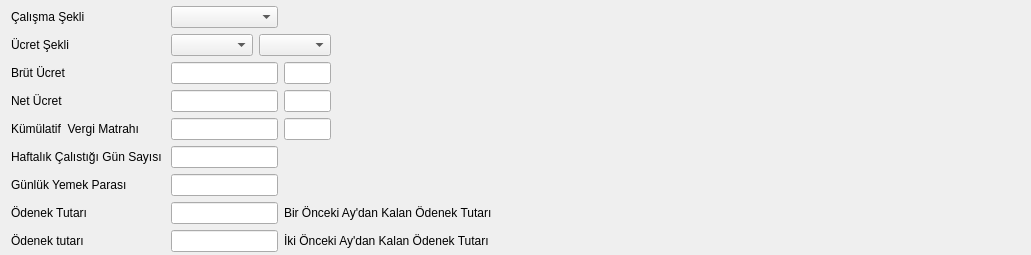
     <widget class="QWidget" name="tab_2">
      <attribute name="title">
       <string>Ücret Bilgileri</string>
      </attribute>
      <layout class="QGridLayout" name="gridLayout_8" rowstretch="1,1,1,1,1,1,1,1,1" columnstretch="1,8,3,10,40">
       <property name="topMargin">
        <number>6</number>
       </property>
       <property name="rightMargin">
        <number>3</number>
       </property>
       <property name="bottomMargin">
        <number>3</number>
       </property>
       <item row="0" column="0">
        <widget class="QLabel" name="label_11">
         <property name="sizePolicy">
          <sizepolicy hsizetype="Fixed" vsizetype="Fixed">
           <horstretch>0</horstretch>
           <verstretch>0</verstretch>
          </sizepolicy>
         </property>
         <property name="text">
          <string>Çalışma Şekli</string>
         </property>
        </widget>
       </item>
       <item row="0" column="1">
        <widget class="QComboBox" name="comboBox_calisma_sekli"/>
       </item>
       <item row="0" column="3">
        <spacer name="horizontalSpacer_9">
         <property name="orientation">
          <enum>Qt::Horizontal</enum>
         </property>
         <property name="sizeHint" stdset="0">
          <size>
           <width>189</width>
           <height>20</height>
          </size>
         </property>
        </spacer>
       </item>
       <item row="0" column="4">
        <spacer name="horizontalSpacer_16">
         <property name="orientation">
          <enum>Qt::Horizontal</enum>
         </property>
         <property name="sizeHint" stdset="0">
          <size>
           <width>440</width>
           <height>20</height>
          </size>
         </property>
        </spacer>
       </item>
       <item row="1" column="0">
        <widget class="QLabel" name="label">
         <property name="sizePolicy">
          <sizepolicy hsizetype="Fixed" vsizetype="Fixed">
           <horstretch>0</horstretch>
           <verstretch>0</verstretch>
          </sizepolicy>
         </property>
         <property name="text">
          <string>Ücret Şekli</string>
         </property>
        </widget>
       </item>
       <item row="1" column="1" colspan="2">
        <layout class="QGridLayout" name="gridLayout_10" columnstretch="6,2">
         <item row="0" column="0">
          <widget class="QComboBox" name="combo_box_ucret_sekli">
           <property name="sizePolicy">
            <sizepolicy hsizetype="Expanding" vsizetype="Fixed">
             <horstretch>0</horstretch>
             <verstretch>0</verstretch>
            </sizepolicy>
           </property>
           <property name="maximumSize">
            <size>
             <width>16777215</width>
             <height>16777215</height>
            </size>
           </property>
           <property name="cursor">
            <cursorShape>ArrowCursor</cursorShape>
           </property>
          </widget>
         </item>
         <item row="0" column="1">
          <widget class="QComboBox" name="combo_box_doviz"/>
         </item>
        </layout>
       </item>
       <item row="2" column="0">
        <widget class="QLabel" name="label_aylik_brut_ucret">
         <property name="sizePolicy">
          <sizepolicy hsizetype="Fixed" vsizetype="Fixed">
           <horstretch>0</horstretch>
           <verstretch>0</verstretch>
          </sizepolicy>
         </property>
         <property name="text">
          <string>Brüt Ücret</string>
         </property>
        </widget>
       </item>
       <item row="2" column="1">
        <widget class="QCommaEdit" name="comma_edit_brut_ucret">
         <property name="sizePolicy">
          <sizepolicy hsizetype="Expanding" vsizetype="Fixed">
           <horstretch>0</horstretch>
           <verstretch>0</verstretch>
          </sizepolicy>
         </property>
         <property name="toolTip">
          <string>Seçilen ücret şekline bağlı olarak yalnızca net yada brüt ücret alanı doldurulmalıdır.</string>
         </property>
         <property name="whatsThis">
          <string>Sayilari formatina(Or:1,000,234.50) donusturur. </string>
         </property>
         <property name="QCommaEdit" stdset="0">
          <rect>
           <x>0</x>
           <y>0</y>
           <width>100</width>
           <height>100</height>
          </rect>
         </property>
        </widget>
       </item>
       <item row="2" column="2">
        <widget class="QLineEdit" name="lineEdit_para_birimi">
         <property name="focusPolicy">
          <enum>Qt::NoFocus</enum>
         </property>
        </widget>
       </item>
       <item row="3" column="0">
        <widget class="QLabel" name="label_7">
         <property name="sizePolicy">
          <sizepolicy hsizetype="Fixed" vsizetype="Fixed">
           <horstretch>0</horstretch>
           <verstretch>0</verstretch>
          </sizepolicy>
         </property>
         <property name="text">
          <string>Net Ücret</string>
         </property>
        </widget>
       </item>
       <item row="3" column="1">
        <widget class="QCommaEdit" name="comma_edit_net_ucret">
         <property name="sizePolicy">
          <sizepolicy hsizetype="Expanding" vsizetype="Fixed">
           <horstretch>0</horstretch>
           <verstretch>0</verstretch>
          </sizepolicy>
         </property>
         <property name="whatsThis">
          <string>Sayilari formatina(Or:1,000,234.50) donusturur. </string>
         </property>
         <property name="QCommaEdit" stdset="0">
          <rect>
           <x>0</x>
           <y>0</y>
           <width>100</width>
           <height>100</height>
          </rect>
         </property>
        </widget>
       </item>
       <item row="3" column="2">
        <widget class="QLineEdit" name="lineEdit_para_birimi_1">
         <property name="focusPolicy">
          <enum>Qt::NoFocus</enum>
         </property>
        </widget>
       </item>
       <item row="4" column="0">
        <widget class="QLabel" name="label_kumulatif">
         <property name="sizePolicy">
          <sizepolicy hsizetype="Fixed" vsizetype="Fixed">
           <horstretch>0</horstretch>
           <verstretch>0</verstretch>
          </sizepolicy>
         </property>
         <property name="text">
          <string>Kümülatif  Vergi Matrahı</string>
         </property>
        </widget>
       </item>
       <item row="4" column="1">
        <widget class="QCommaEdit" name="comma_edit_kum_vergi_matrahi">
         <property name="sizePolicy">
          <sizepolicy hsizetype="Expanding" vsizetype="Fixed">
           <horstretch>0</horstretch>
           <verstretch>0</verstretch>
          </sizepolicy>
         </property>
         <property name="whatsThis">
          <string>Sayilari formatina(Or:1,000,234.50) donusturur. </string>
         </property>
         <property name="QCommaEdit" stdset="0">
          <rect>
           <x>0</x>
           <y>0</y>
           <width>100</width>
           <height>100</height>
          </rect>
         </property>
        </widget>
       </item>
       <item row="4" column="2">
        <widget class="QLineEdit" name="lineEdit_para_birimi_2">
         <property name="focusPolicy">
          <enum>Qt::NoFocus</enum>
         </property>
        </widget>
       </item>
       <item row="5" column="0">
        <widget class="QLabel" name="label_24">
         <property name="sizePolicy">
          <sizepolicy hsizetype="Fixed" vsizetype="Fixed">
           <horstretch>0</horstretch>
           <verstretch>0</verstretch>
          </sizepolicy>
         </property>
         <property name="text">
          <string>Haftalık Çalıstığı Gün Sayısı </string>
         </property>
        </widget>
       </item>
       <item row="5" column="1">
        <widget class="QCommaEdit" name="commaEdit_haftalik_calisilan_gun_sayisi">
         <property name="whatsThis">
          <string>Sayilari formatina(Or:1,000,234.50) donusturur. </string>
         </property>
         <property name="QCommaEdit" stdset="0">
          <rect>
           <x>0</x>
           <y>0</y>
           <width>100</width>
           <height>100</height>
          </rect>
         </property>
        </widget>
       </item>
       <item row="6" column="0">
        <widget class="QLabel" name="label_25">
         <property name="sizePolicy">
          <sizepolicy hsizetype="Fixed" vsizetype="Fixed">
           <horstretch>0</horstretch>
           <verstretch>0</verstretch>
          </sizepolicy>
         </property>
         <property name="text">
          <string>Günlük Yemek Parası</string>
         </property>
        </widget>
       </item>
       <item row="6" column="1">
        <widget class="QCommaEdit" name="commaEdit_gunluk_yemek_parasi_tutari">
         <property name="whatsThis">
          <string>Sayilari formatina(Or:1,000,234.50) donusturur. </string>
         </property>
         <property name="QCommaEdit" stdset="0">
          <rect>
           <x>0</x>
           <y>0</y>
           <width>100</width>
           <height>100</height>
          </rect>
         </property>
        </widget>
       </item>
       <item row="7" column="0">
        <widget class="QLabel" name="label_30">
         <property name="sizePolicy">
          <sizepolicy hsizetype="Fixed" vsizetype="Fixed">
           <horstretch>0</horstretch>
           <verstretch>0</verstretch>
          </sizepolicy>
         </property>
         <property name="text">
          <string>Ödenek Tutarı</string>
         </property>
        </widget>
       </item>
       <item row="7" column="1">
        <widget class="QCommaEdit" name="commaEdit_bir_ay_once_kalan_odenek">
         <property name="enabled">
          <bool>true</bool>
         </property>
         <property name="focusPolicy">
          <enum>Qt::StrongFocus</enum>
         </property>
         <property name="whatsThis">
          <string>Sayilari formatina(Or:1,000,234.50) donusturur. </string>
         </property>
         <property name="readOnly">
          <bool>false</bool>
         </property>
         <property name="QCommaEdit" stdset="0">
          <rect>
           <x>0</x>
           <y>0</y>
           <width>100</width>
           <height>100</height>
          </rect>
         </property>
        </widget>
       </item>
       <item row="8" column="0">
        <widget class="QLabel" name="label_31">
         <property name="sizePolicy">
          <sizepolicy hsizetype="Fixed" vsizetype="Fixed">
           <horstretch>0</horstretch>
           <verstretch>0</verstretch>
          </sizepolicy>
         </property>
         <property name="text">
          <string>Ödenek tutarı</string>
         </property>
        </widget>
       </item>
       <item row="8" column="1">
        <widget class="QCommaEdit" name="commaEdit_iki_ay_once_kalan_odenek">
         <property name="enabled">
          <bool>true</bool>
         </property>
         <property name="focusPolicy">
          <enum>Qt::StrongFocus</enum>
         </property>
         <property name="whatsThis">
          <string>Sayilari formatina(Or:1,000,234.50) donusturur. </string>
         </property>
         <property name="readOnly">
          <bool>false</bool>
         </property>
         <property name="QCommaEdit" stdset="0">
          <rect>
           <x>0</x>
           <y>0</y>
           <width>100</width>
           <height>100</height>
          </rect>
         </property>
        </widget>
       </item>
       <item row="7" column="2" colspan="2">
        <widget class="QLabel" name="label_26">
         <property name="sizePolicy">
          <sizepolicy hsizetype="Fixed" vsizetype="Fixed">
           <horstretch>0</horstretch>
           <verstretch>0</verstretch>
          </sizepolicy>
         </property>
         <property name="text">
          <string>Bir Önceki Ay'dan Kalan Ödenek Tutarı</string>
         </property>
        </widget>
       </item>
       <item row="8" column="2" colspan="2">
        <widget class="QLabel" name="label_27">
         <property name="sizePolicy">
          <sizepolicy hsizetype="Fixed" vsizetype="Fixed">
           <horstretch>0</horstretch>
           <verstretch>0</verstretch>
          </sizepolicy>
         </property>
         <property name="text">
          <string>İki Önceki Ay'dan Kalan Ödenek Tutarı</string>
         </property>
        </widget>
       </item>
      </layout>
     </widget>
